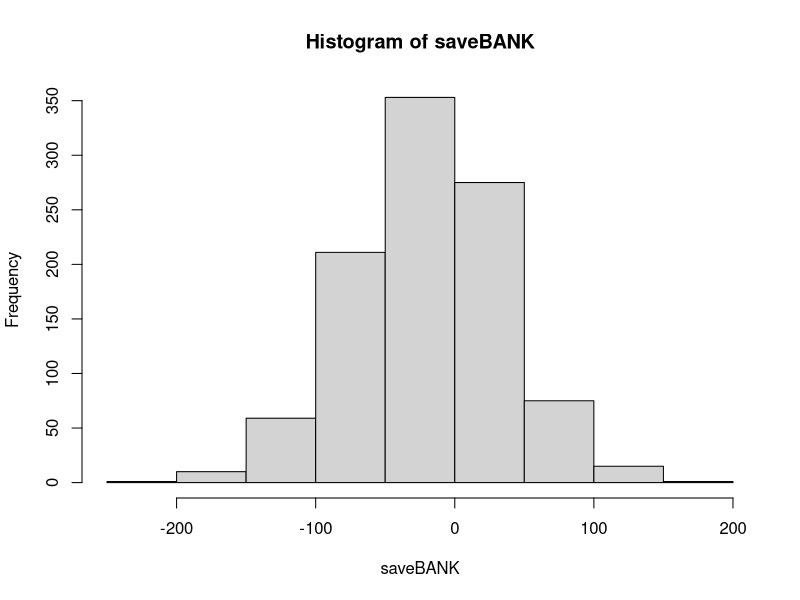

Write R code to recreate this figure.
## ---- chunk 1
knitr::opts_chunk$set(echo = TRUE)
require(tidyverse)
require(tidyverse)
require(knitr)
## ---- chunk 2
daysY=1:365
saveBANK=vector("numeric")
for(j in 1:1000) { 
bank=0
for(i in 1:637) {
  class=sample(daysY,size=35,replace=TRUE)
  n=length(unique(class)) 
  if (n==35)bank=bank-4.50
  else bank=bank+1
}
saveBANK[j]=bank
}
## ---- chunk 3
hist(saveBANK)
print(mean(saveBANK))
